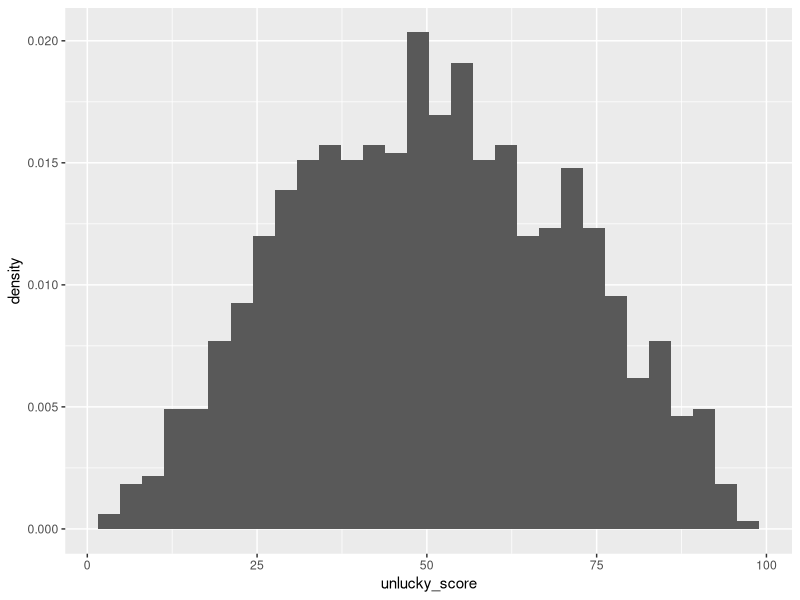

The R script that drew this image:
unlucky_score<-pnorm(replicate(1000,mean(runif(26,0,80))),40,8)*100

library(ggplot2)
ggplot()+
geom_histogram(aes(x=unlucky_score, y=..density..))
              
#why not normal distribution?

unlucky_mean<-replicate(10,pnorm(replicate(10,mean(runif(runif(26,5,40),0,80))),40,8)*100)
lucky_mean<-replicate(10,pnorm(replicate(10,mean(runif(runif(26,5,40),0,80))),50,10)*100)
mean(unlucky_mean>lucky_mean)


